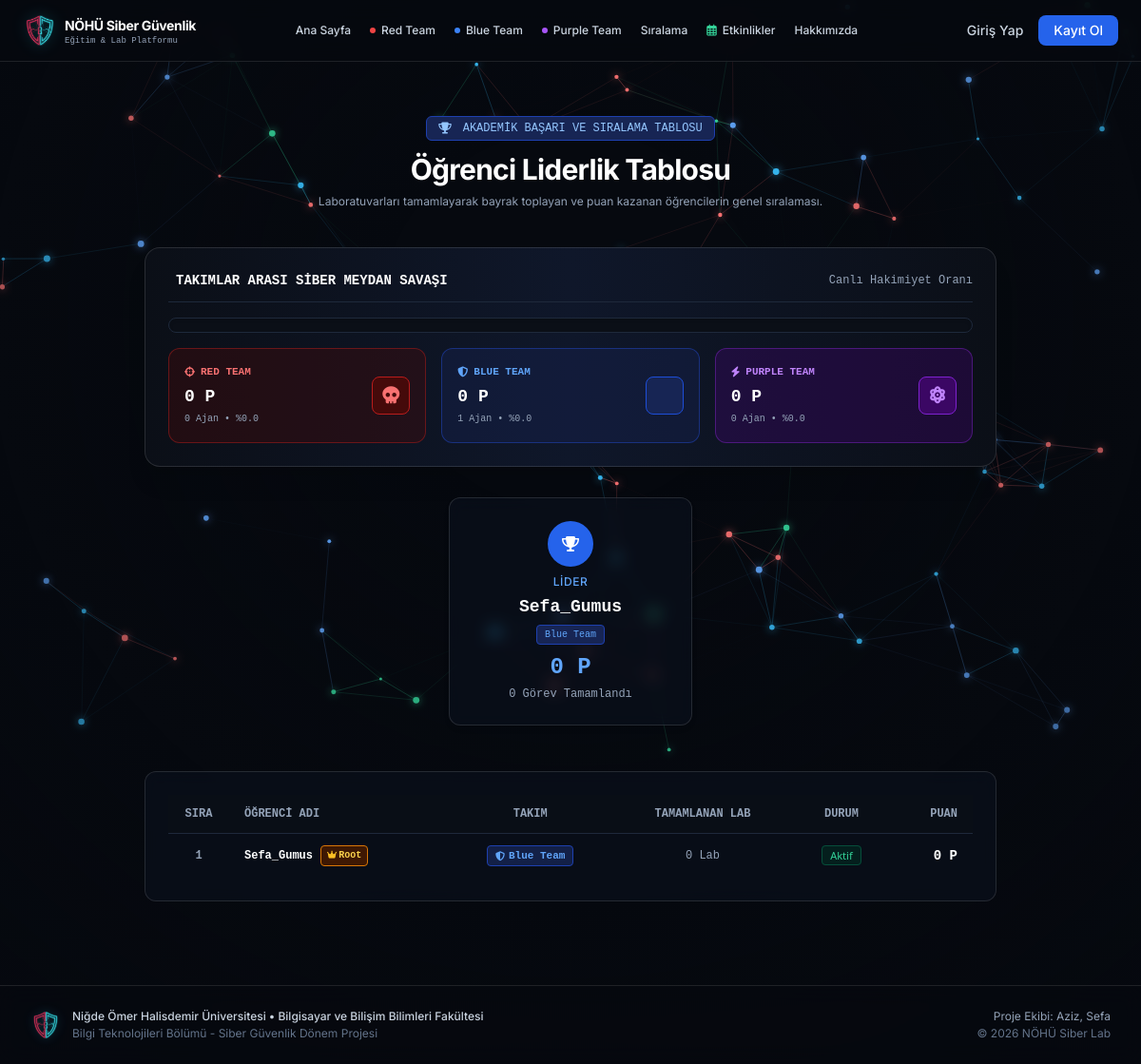
The app's page /leaderboard with its own data.
### models.py (models this page shows, shortened)
class User(db.Model):
    __tablename__ = 'users'
    id = db.Column(db.Integer, primary_key=True)
    username = db.Column(db.String(64), unique=True, nullable=False, index=True)
    email = db.Column(db.String(120), unique=True, nullable=False, index=True)
    password_hash = db.Column(db.String(256), nullable=False)
    is_verified = db.Column(db.Boolean, default=False)
    verification_code = db.Column(db.String(12), nullable=True)
    score = db.Column(db.Integer, default=0)
    is_leader = db.Column(db.Boolean, default=False)
    is_founder = db.Column(db.Boolean, default=False)
    role = db.Column(db.String(20), default='student') # 'superadmin', 'leader', 'student'
    failed_login_attempts = db.Column(db.Integer, default=0)
    is_suspended = db.Column(db.Boolean, default=False)
    verification_code_expires_at = db.Column(db.DateTime, nullable=True)
    reset_token = db.Column(db.String(64), nullable=True)
    reset_token_expires_at = db.Column(db.DateTime, nullable=True)
    totp_secret = db.Column(db.String(64), nullable=True)
    two_factor_enabled = db.Column(db.Boolean, default=False)
    assigned_team = db.Column(db.String(20), default='unassigned') # 'red_team', 'blue_team', 'unassigned'
    created_at = db.Column(db.DateTime, default=datetime.utcnow)
    progress = db.relationship('UserLabProgress', backref='user', cascade='all, delete-orphan', lazy='dynamic')
    def completed_labs_count(self):
        return self.progress.filter_by(is_completed=True).count()
    @property
    def first_bloods_count(self):
        return self.progress.filter_by(is_first_blood=True, is_completed=True).count()
    @property
    def is_superadmin(self):
        if self.role in ['leader', 'student']:
            return False
        if self.role in ['superadmin', 'root']:
            return True
        if self.username and self.username.lower() in ['sefa_gumus', 'sefagumus', 'sefa']:
            return True
        return bool(self.is_founder and self.role not in ['student', 'leader'])

### app.py (the view)
@app.route('/leaderboard')
def leaderboard():
    users = User.query.filter_by(is_verified=True).order_by(User.score.desc(), User.created_at.asc()).all()
    red_users = [u for u in users if u.assigned_team == 'red_team']
    blue_users = [u for u in users if u.assigned_team == 'blue_team']
    purple_users = [u for u in users if u.assigned_team == 'purple_team']
    red_score = sum(u.score for u in red_users)
    blue_score = sum(u.score for u in blue_users)
    purple_score = sum(u.score for u in purple_users)
    total_team_score = red_score + blue_score + purple_score
    if total_team_score == 0:
        total_team_score = 1
    red_pct = round((red_score / total_team_score) * 100, 1)
    blue_pct = round((blue_score / total_team_score) * 100, 1)
    purple_pct = round((purple_score / total_team_score) * 100, 1)
    team_scores = [
        {'name': 'Red Team', 'slug': 'red_team', 'score': red_score, 'count': len(red_users), 'pct': red_pct, 'color': 'red', 'border': 'border-red-600', 'bg': 'bg-red-950/80', 'text': 'text-red-400', 'icon': 'fa-crosshairs'},
        {'name': 'Blue Team', 'slug': 'blue_team', 'score': blue_score, 'count': len(blue_users), 'pct': blue_pct, 'color': 'blue', 'border': 'border-blue-600', 'bg': 'bg-blue-950/80', 'text': 'text-blue-400', 'icon': 'fa-shield-halved'},
        {'name': 'Purple Team', 'slug': 'purple_team', 'score': purple_score, 'count': len(purple_users), 'pct': purple_pct, 'color': 'purple', 'border': 'border-purple-600', 'bg': 'bg-purple-950/80', 'text': 'text-purple-400', 'icon': 'fa-bolt'}
    ]
    team_scores.sort(key=lambda x: x['score'], reverse=True)
    return render_template('leaderboard.html',
                           users=users,
                           team_scores=team_scores,
                           red_score=red_score,
                           blue_score=blue_score,
                           purple_score=purple_score,
                           red_pct=red_pct,
                           blue_pct=blue_pct,
                           purple_pct=purple_pct)

### app.py (called while the page is built)
@app.before_request
def ensure_permanent_session():
    session.permanent = True

@app.before_request
def make_session_permanent():
    session.permanent = True

@app.context_processor
def inject_user():
    current_user = None
    if 'user_id' in session:
        current_user = User.query.get(session['user_id'])
        if not current_user:
            session.clear()
    return dict(current_user=current_user)

@app.after_request
def set_security_headers(response):
    response.headers['X-Frame-Options'] = 'SAMEORIGIN'
    response.headers['X-Content-Type-Options'] = 'nosniff'
    response.headers['Referrer-Policy'] = 'strict-origin-when-cross-origin'
    response.headers['Permissions-Policy'] = 'geolocation=(), microphone=(), camera=()'
    return response

### templates/leaderboard.html (shortened to what this page needs)
{% extends 'base.html' %}
{% block content %}
<div class="max-w-7xl mx-auto px-4 sm:px-6 lg:px-8 py-10">
    <div class="text-center max-w-2xl mx-auto mb-10">
        <div class="inline-flex items-center space-x-2 px-3 py-1 rounded-md bg-blue-950 border border-blue-800 text-blue-300 text-xs font-mono mb-3">
            <i class="fa-solid fa-trophy mr-1"></i>
            <span>AKADEMİK BAŞARI VE SIRALAMA TABLOSU</span>
        </div>
        <h1 class="text-2xl md:text-3xl font-bold text-white tracking-tight">Öğrenci Liderlik Tablosu</h1>
        <p class="text-xs text-slate-400 mt-2">
            Laboratuvarları tamamlayarak bayrak toplayan ve puan kazanan öğrencilerin genel sıralaması.
        </p>
    </div>
    <div class="cyber-card p-6 border-slate-800 max-w-4xl mx-auto rounded-2xl mb-10 shadow-xl bg-gradient-to-r from-slate-950 via-slate-900 to-slate-950">
        <div class="flex items-center justify-between pb-3 mb-4 border-b border-slate-800">
            <h3 class="text-sm font-bold text-white font-mono flex items-center gap-2">
                 TAKIMLAR ARASI SİBER MEYDAN SAVAŞI
            </h3>
            <span class="text-xs font-mono text-slate-400">Canlı Hakimiyet Oranı</span>
        </div>
        <div class="h-4 w-full rounded-full bg-slate-950 border border-slate-800 flex overflow-hidden p-0.5 mb-4 shadow-inner">
        </div>
        <div class="grid grid-cols-1 sm:grid-cols-3 gap-4 text-xs font-mono">
            <div class="p-4 rounded-xl bg-red-950/40 border border-red-800/60 flex items-center justify-between">
                <div>
                    <div class="flex items-center gap-1.5 text-red-400 font-bold uppercase text-[11px]">
                        <i class="fa-solid fa-crosshairs"></i> Red Team
                    </div>
                    <div class="text-lg font-bold text-white mt-1">{{ red_score }} P</div>
                    <div class="text-[10px] text-slate-400 mt-0.5">{{ team_scores[0].count if team_scores[0].slug == 'red_team' else (team_scores[1].count if team_scores[1].slug == 'red_team' else team_scores[2].count) }} Ajan &bull; %{{ red_pct }}</div>
                </div>
                <div class="w-10 h-10 rounded-lg bg-red-950 border border-red-700 text-red-400 flex items-center justify-center text-lg">
                    <i class="fa-solid fa-skull"></i>
                </div>
            </div>
            <div class="p-4 rounded-xl bg-blue-950/40 border border-blue-800/60 flex items-center justify-between">
                <div>
                    <div class="flex items-center gap-1.5 text-blue-400 font-bold uppercase text-[11px]">
                        <i class="fa-solid fa-shield-halved"></i> Blue Team
                    </div>
                    <div class="text-lg font-bold text-white mt-1">{{ blue_score }} P</div>
                    <div class="text-[10px] text-slate-400 mt-0.5">{{ team_scores[0].count if team_scores[0].slug == 'blue_team' else (team_scores[1].count if team_scores[1].slug == 'blue_team' else team_scores[2].count) }} Ajan &bull; %{{ blue_pct }}</div>
                </div>
                <div class="w-10 h-10 rounded-lg bg-blue-950 border border-blue-700 text-blue-400 flex items-center justify-center text-lg">
                </div>
            </div>
            <div class="p-4 rounded-xl bg-purple-950/40 border border-purple-800/60 flex items-center justify-between">
                <div>
                    <div class="flex items-center gap-1.5 text-purple-400 font-bold uppercase text-[11px]">
                        <i class="fa-solid fa-bolt"></i> Purple Team
                    </div>
                    <div class="text-lg font-bold text-white mt-1">{{ purple_score }} P</div>
                    <div class="text-[10px] text-slate-400 mt-0.5">{{ team_scores[0].count if team_scores[0].slug == 'purple_team' else (team_scores[1].count if team_scores[1].slug == 'purple_team' else team_scores[2].count) }} Ajan &bull; %{{ purple_pct }}</div>
                </div>
                <div class="w-10 h-10 rounded-lg bg-purple-950 border border-purple-700 text-purple-400 flex items-center justify-center text-lg">
                    <i class="fa-solid fa-atom"></i>
                </div>
            </div>
        </div>
    </div>
    {% if users|length >= 1 %}
    <div class="flex flex-wrap justify-center items-end gap-5 max-w-3xl mx-auto mb-10">
        <div class="cyber-card p-6 text-center border-blue-600/80 order-1 md:order-2 transform md:-translate-y-2 shadow-md rounded-xl w-full sm:w-64">
            <div class="w-12 h-12 rounded-full bg-blue-600 text-white font-bold text-base flex items-center justify-center mx-auto mb-2 shadow-sm">
                <i class="fa-solid fa-trophy"></i>
            </div>
            <div class="text-blue-400 text-xs font-medium uppercase tracking-wider mb-1">Lider</div>
            <h3 class="text-lg font-bold text-white font-mono">{{ users[0].username }}</h3>
            {% if users[0].assigned_team == 'red_team' %}
                <span class="inline-block px-2 py-0.5 rounded text-[10px] bg-red-950 text-red-400 border border-red-800 my-1 font-mono">Red Team</span>
            {% elif users[0].assigned_team == 'blue_team' %}
                <span class="inline-block px-2 py-0.5 rounded text-[10px] bg-blue-950 text-blue-400 border border-blue-800 my-1 font-mono">Blue Team</span>
            {% elif users[0].assigned_team == 'purple_team' %}
                <span class="inline-block px-2 py-0.5 rounded text-[10px] bg-purple-950 text-purple-400 border border-purple-800 my-1 font-mono">Purple Team</span>
            {% endif %}
            <div class="text-2xl font-bold text-blue-400 font-mono mt-1">{{ users[0].score }} P</div>
            <p class="text-xs text-slate-400 mt-1 font-mono">{{ users[0].completed_labs_count() }} Görev Tamamlandı</p>
        </div>
    </div>
    {% endif %}
    <div class="cyber-card p-6 border-slate-800 max-w-4xl mx-auto rounded-xl">
        <div class="overflow-x-auto">
            <table class="w-full text-left text-xs font-mono">
                <thead class="border-b border-slate-800 text-slate-400 uppercase bg-slate-950/60">
                    <tr>
                        <th class="py-3 px-4 w-16 text-center">Sıra</th>
                        <th class="py-3 px-4">Öğrenci Adı</th>
                        <th class="py-3 px-4 text-center">Takım</th>
                        <th class="py-3 px-4 text-center">Tamamlanan Lab</th>
                        <th class="py-3 px-4 text-center">Durum</th>
                        <th class="py-3 px-4 text-right">Puan</th>
                    </tr>
                </thead>
                <tbody class="divide-y divide-slate-800/60">
                    {% for u in users %}
                    {% set is_me = (current_user and current_user.id == u.id) %}
                    <tr class="hover:bg-slate-900/60 transition-colors {{ 'bg-blue-950/30 border-l-2 border-blue-500' if is_me else '' }}">
                        <td class="py-3 px-4 text-center font-bold text-slate-400">
                            {{ loop.index }}
                        </td>
                        <td class="py-3 px-4 font-semibold text-white flex items-center space-x-2">
                            <span>{{ u.username }}</span>
                            {% if u.is_superadmin %}
                            <span class="text-[10px] bg-amber-950/90 text-amber-300 px-1.5 py-0.5 rounded border border-amber-600 font-mono" title="Süper Yönetici">
                                <i class="fa-solid fa-crown text-[9px] mr-0.5 text-amber-400"></i>Root
                            </span>
                            {% elif u.is_team_leader %}
                            <span class="text-[10px] bg-sky-950/90 text-sky-300 px-1.5 py-0.5 rounded border border-sky-600 font-mono" title="Takım Lideri">
                                <i class="fa-solid fa-user-shield text-[9px] mr-0.5 text-sky-400"></i>Lider
                            </span>
                            {% endif %}
                        </td>
                        <td class="py-3 px-4 text-center">
                            {% if u.assigned_team == 'red_team' %}
                            <span class="inline-flex items-center gap-1 text-[11px] font-mono px-2 py-0.5 rounded bg-red-950/80 border border-red-800 text-red-400 font-semibold">
                                <i class="fa-solid fa-crosshairs text-[10px]"></i>Red Team
                            </span>
                            {% elif u.assigned_team == 'blue_team' %}
                            <span class="inline-flex items-center gap-1 text-[11px] font-mono px-2 py-0.5 rounded bg-blue-950/80 border border-blue-800 text-blue-400 font-semibold">
                                <i class="fa-solid fa-shield-halved text-[10px]"></i>Blue Team
                            </span>
                            {% elif u.assigned_team == 'purple_team' %}
                            <span class="inline-flex items-center gap-1 text-[11px] font-mono px-2 py-0.5 rounded bg-purple-950/80 border border-purple-800 text-purple-400 font-semibold">
                                <i class="fa-solid fa-bolt text-[10px]"></i>Purple Team
                            </span>
                            {% else %}
                            <span class="inline-flex items-center gap-1 text-[11px] font-mono px-2 py-0.5 rounded bg-slate-900 border border-slate-800 text-slate-500">
                                <i class="fa-regular fa-clock text-[10px]"></i>Atanmadı
                            </span>
                            {% endif %}
                        </td>
                        <td class="py-3 px-4 text-center text-slate-400">{{ u.completed_labs_count() }} Lab</td>
                        <td class="py-3 px-4 text-center">
                            <span class="text-emerald-400 text-[11px] bg-emerald-950/60 px-2 py-0.5 rounded border border-emerald-900 font-sans">
                                Aktif
                            </span>
                        </td>
                        <td class="py-3 px-4 text-right font-bold text-white text-sm">
                            {{ u.score }} P
                        </td>
                    </tr>
                    {% endfor %}
                </tbody>
            </table>
        </div>
    </div>
</div>
{% endblock %}

### static/css/cyber.css (style rules this page uses)
:root { --bg-main: #06090f; --bg-card: rgba(15, 23, 42, 0.35); --border-subtle: rgba(255, 255, 255, 0.1); --border-focus: #3b82f6; --brand-primary: #2563eb; --brand-hover: #1d4ed8; --red-team: #dc2626; --blue-team: #0284c7; --success: #10b981; }
body { font-family: 'Inter', -apple-system, BlinkMacSystemFont, 'Segoe UI', Roboto, sans-serif; background-color: var(--bg-main); color: #e2e8f0; min-height: 100vh; position: relative; overflow-x: hidden; }
.font-mono { font-family: 'JetBrains Mono', 'Fira Code', monospace; }
.cyber-card { background-color: rgba(15, 23, 42, 0.35) !important; border: 1px solid rgba(255, 255, 255, 0.12) !important; backdrop-filter: blur(8px) !important; -webkit-backdrop-filter: blur(8px) !important; border-radius: 0.75rem; transition: border-color 0.2s ease, box-shadow 0.2s ease, transform 0.2s ease; position: relative; }

### records on screen
User: username "Sefa_Gumus", score "0", role "Root", assigned_team "blue_team" (drawn), completed_labs_count "0"

### other values on screen
{{ red_score }} "0"
{{ red_pct }} "0.0"
{{ blue_score }} "0"
{{ blue_pct }} "0.0"
{{ purple_score }} "0"
{{ purple_pct }} "0.0"
{{ users[0].completed_labs_count() }} "0"
